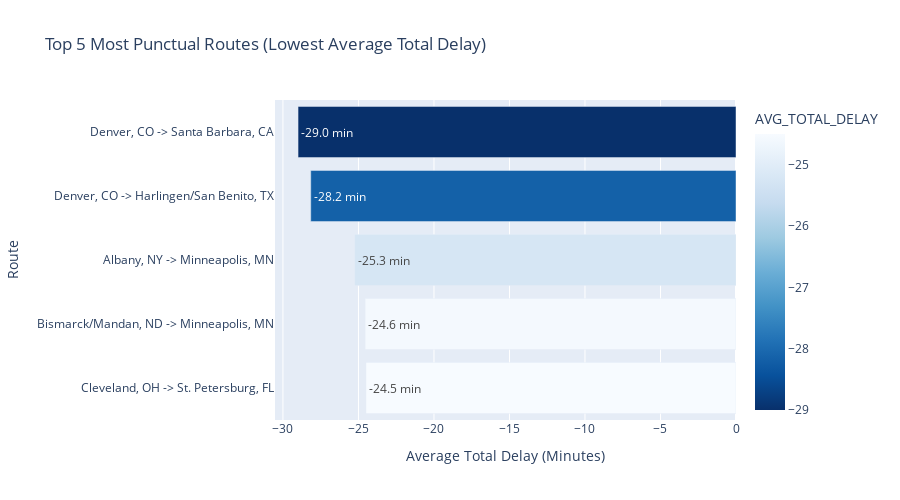

Here is the notebook cell this chart was saved with:
### Code cell
# Bar chart for most punctual routes
fig = px.bar(
    top_punctual,
    x='AVG_TOTAL_DELAY',
    y='ROUTE_NAME_CITY',
    orientation='h',
    color='AVG_TOTAL_DELAY',
    color_continuous_scale='blues_r',
    text='AVG_TOTAL_DELAY',
    title='Top 5 Most Punctual Routes (Lowest Average Total Delay)'
)

# Update layout for better readability
fig.update_layout(
    xaxis_title='Average Total Delay (Minutes)',
    yaxis_title='Route',
    yaxis=dict(autorange='reversed'),  # Reverse to show best at top
    height=500,
    margin=dict(r=100)
)

# Format delay values on bars
fig.update_traces(
    texttemplate='%{text:.1f} min',
    textposition='inside'
)

fig.show()

### Figure 1 — Plotly figure (JSON) as saved in the notebook; plotly's stock layout.template omitted (floating-point values rounded to 4 significant figures)
{"data": [{"alignmentgroup": "True", "hovertemplate": "AVG_TOTAL_DELAY=%{marker.color}<br>ROUTE_NAME_CITY=%{y}<extra></extra>", "legendgroup": "", "marker": {"color": [-29, -28.16, -25.25, -24.56, -24.5], "coloraxis": "coloraxis", "pattern": {"shape": ""}}, "name": "", "offsetgroup": "", "orientation": "h", "showlegend": false, "text": [-29, -28.16, -25.25, -24.56, -24.5], "textposition": "inside", "texttemplate": "%{text:.1f} min", "type": "bar", "x": [-29, -28.16, -25.25, -24.56, -24.5], "xaxis": "x", "y": ["Denver, CO -> Santa Barbara, CA", "Denver, CO -> Harlingen/San Benito, TX", "Albany, NY -> Minneapolis, MN", "Bismarck/Mandan, ND -> Minneapolis, MN", "Cleveland, OH -> St. Petersburg, FL"], "yaxis": "y"}], "layout": {"barmode": "relative", "coloraxis": {"colorbar": {"title": {"text": "AVG_TOTAL_DELAY"}}, "colorscale": [[0, "rgb(8,48,107)"], [0.125, "rgb(8,81,156)"], [0.25, "rgb(33,113,181)"], [0.375, "rgb(66,146,198)"], [0.5, "rgb(107,174,214)"], [0.625, "rgb(158,202,225)"], [0.75, "rgb(198,219,239)"], [0.875, "rgb(222,235,247)"], [1, "rgb(247,251,255)"]]}, "height": 500, "legend": {"tracegroupgap": 0}, "margin": {"r": 100}, "title": {"text": "Top 5 Most Punctual Routes (Lowest Average Total Delay)"}, "xaxis": {"anchor": "y", "domain": [0, 1], "title": {"text": "Average Total Delay (Minutes)"}}, "yaxis": {"anchor": "x", "autorange": "reversed", "domain": [0, 1], "title": {"text": "Route"}}}}
